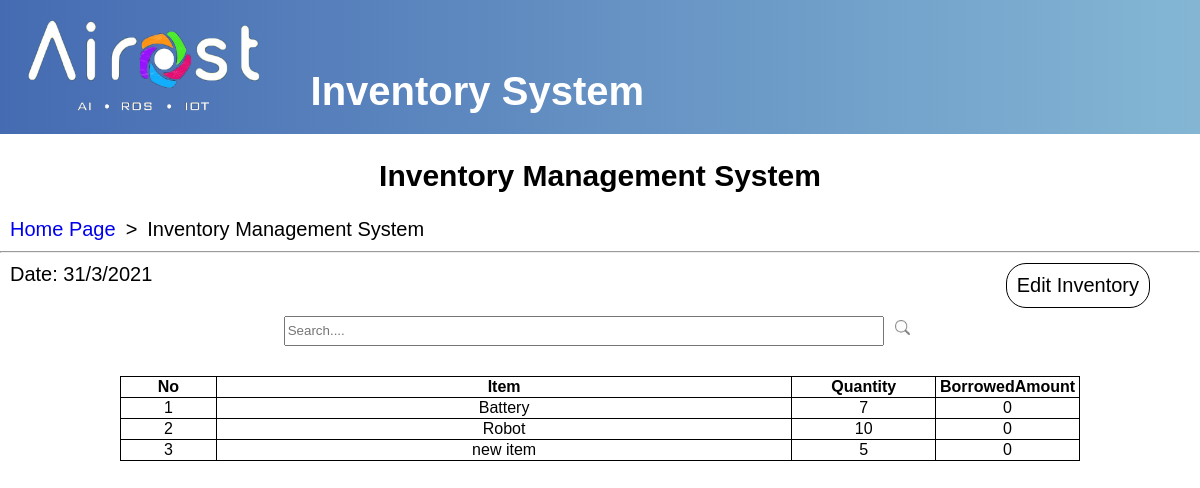
/php/manageInventory.php, run on an earlier commit of the app's database.
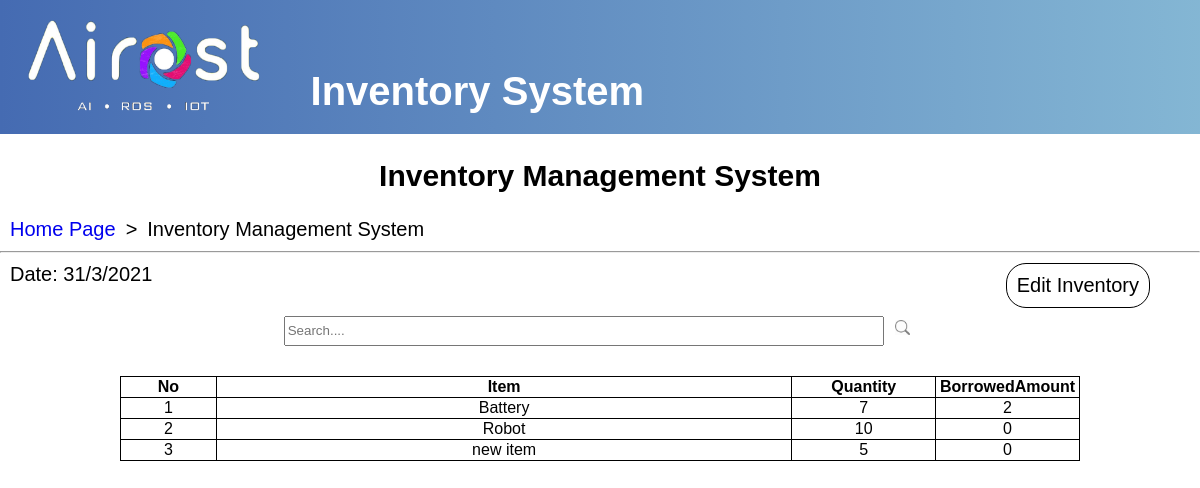
And on a later commit of the database.
### tables this page shows
CREATE TABLE `inventory` (
  `InventoryID` int(20) NOT NULL,
  `ItemName` varchar(255) NOT NULL,
  `ItemAmount` int(20) NOT NULL,
  `BorrowAmount` int(20) NOT NULL,
  PRIMARY KEY (`InventoryID`)
);

### php/manageInventory.php (the view, shortened to what this page needs)
<?php
require_once('dbconfig.php');
$sql='SELECT * FROM `inventory`';
$result=mysqli_query($db_connection,$sql);
$counter=1;
?>
<head>
<link id="pagestyle" rel="stylesheet" type="text/css" href="../css/style5.css"/>
</head>
<body>
  <div class="header">
  <img src="../img/logo.png">
  <h1>Inventory System</h1>
  </div>
  <div class="header2">
  <div class="refLink">
  <h2>Inventory Management System</h2>
  <a href="./homepage.php">Home Page</a><p>></p><p>Inventory Management System</p>
  </div>
  </div>
  <hr>
  <div class="header3">
    <p id="dat"></p>
    <a href="editInventory.php" class="managepage">Edit Inventory</a>
  </div>
  <div class="header4">
    <input type="text" id="search" onkeyup="search_function()" class="searching" placeholder="Search....">
    <button onclick=""><img src="../img/searching_icon.jpg"></button>
  </div>
  <div class="table">
    <form name="InventoryList">
      <table id="inventory_table">
        <tr>
          <th style="width:10%;">No</th>
          <th style="width:60%;">Item</th>
          <th style="width:15%;">Quantity</th>
          <th style="width:15%;">BorrowedAmount</th>
        </tr>
        <?php while($row=mysqli_fetch_assoc($result)){?>
            <tr>
            <td><?php echo $counter++;?></td>
            <td><?php echo $row['ItemName'];?></td>
            <td><?php echo $row['ItemAmount'];?></td>
            <td><?php echo $row['BorrowAmount']; ?></td>
        </tr>
        <?php } ?>
      </table>
    </form>
  </div>
</body>

What changed in the data, as far as the page shows it:
changed inventory "Battery": BorrowAmount "0" → "2"
